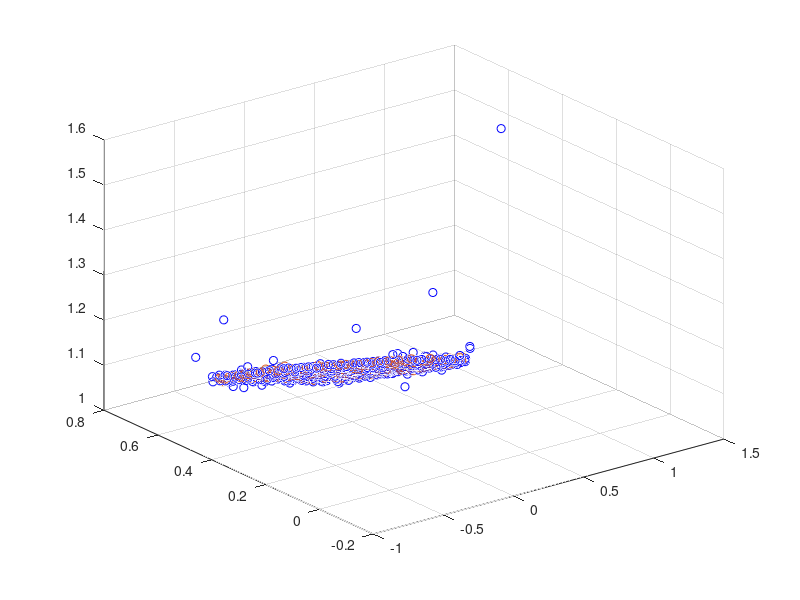

Here is the MATLAB script that generated this plot:
clear, clc, close all

load('FF.mat');

trim = 0.05;
n = 1;
m = 1;

[row_len, col_len] = size(F);
match = zeros(row_len,10);

for i = 1:row_len
    for j = 1:row_len
        if (F(j,1) > (F(i,1)-trim)) && (F(j,1) < (F(i,1)+trim))
            if (F(j,2) > (F(i,2)-trim)) && (F(j,2) < (F(i,2)+trim))
                if (F(j,3) > (F(i,3)-trim)) && (F(j,3) < (F(i,3)+trim))
                    match(i,m) = j;
                    n = n + 1;
                    m = m + 1;
                end
            end
        end
    end
    m = 1;
end
[l, width] = size(match);

for i = 1:row_len
    for j = 1:width
        if i == match(i,j);
            match(i,j) = 0;
        end
    end
end

vector_spot= zeros(row_len,3);

sum1 = 0;
sum2 = 0;
sum3 = 0;
l = 0;

for i = 1:row_len
    for j = 1:col_len
        for k = 1:width
            if match(i,k) ~= 0
                sum1 = F(match(i,k),1) + sum1;
                sum2 = F(match(i,k),2) + sum2;
                sum3 = F(match(i,k),3) + sum3;
                l = l + 1;
            end
        end
        vector_spot(i,1) = sum(sum1)/l;
        vector_spot(i,2) = sum(sum2)/l;
        vector_spot(i,3) = sum(sum3)/l;
        sum1 = 0;
        sum2 = 0;
        sum3 = 0;
        l = 0;
    end
end



% for i = 1:row_len
%     fprintf('%d, %d %d %d %d %d %d %d\n',i,match(i,1),match(i,2),match(i,3),match(i,4),match(i,5),match(i,6),match(i,6));
% end


scatter3(F(:,1),F(:,2),F(:,3),'b')
hold on
scatter3(vector_spot(:,1),vector_spot(:,2),vector_spot(:,3))



